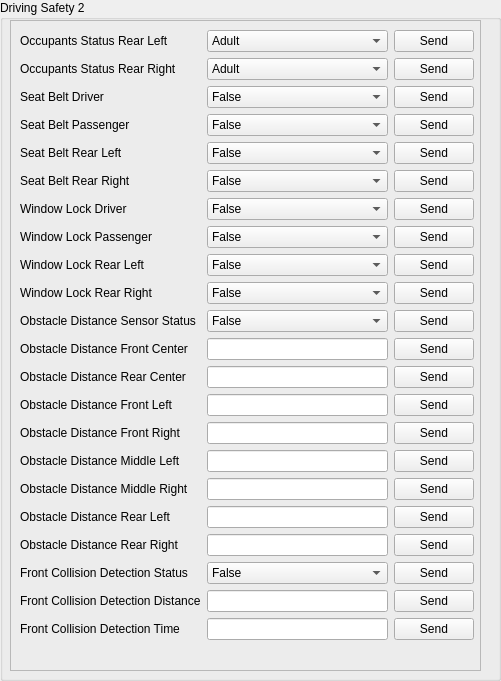
     <widget class="QGroupBox" name="groupBox_10">
      <property name="geometry">
       <rect>
        <x>510</x>
        <y>0</y>
        <width>501</width>
        <height>681</height>
       </rect>
      </property>
      <property name="title">
       <string>Driving Safety 2</string>
      </property>
      <widget class="QFrame" name="frame_11">
       <property name="geometry">
        <rect>
         <x>10</x>
         <y>20</y>
         <width>471</width>
         <height>651</height>
        </rect>
       </property>
       <property name="frameShape">
        <enum>QFrame::StyledPanel</enum>
       </property>
       <property name="frameShadow">
        <enum>QFrame::Raised</enum>
       </property>
       <widget class="QWidget" name="gridLayoutWidget_12">
        <property name="geometry">
         <rect>
          <x>10</x>
          <y>10</y>
          <width>454</width>
          <height>631</height>
         </rect>
        </property>
        <layout class="QGridLayout" name="gridLayout_13">
         <item row="3" column="0">
          <widget class="QLabel" name="label_D25">
           <property name="text">
            <string>Seat Belt Passenger</string>
           </property>
           <property name="alignment">
            <set>Qt::AlignLeading|Qt::AlignLeft|Qt::AlignVCenter</set>
           </property>
          </widget>
         </item>
         <item row="4" column="0">
          <widget class="QLabel" name="label_D26">
           <property name="text">
            <string>Seat Belt Rear Left</string>
           </property>
           <property name="alignment">
            <set>Qt::AlignLeading|Qt::AlignLeft|Qt::AlignVCenter</set>
           </property>
          </widget>
         </item>
         <item row="5" column="0">
          <widget class="QLabel" name="label_D27">
           <property name="text">
            <string>Seat Belt Rear Right</string>
           </property>
           <property name="alignment">
            <set>Qt::AlignLeading|Qt::AlignLeft|Qt::AlignVCenter</set>
           </property>
          </widget>
         </item>
         <item row="2" column="2">
          <widget class="QPushButton" name="pushButton_D24">
           <property name="text">
            <string>Send</string>
           </property>
          </widget>
         </item>
         <item row="3" column="2">
          <widget class="QPushButton" name="pushButton_D25">
           <property name="text">
            <string>Send</string>
           </property>
          </widget>
         </item>
         <item row="4" column="2">
          <widget class="QPushButton" name="pushButton_D26">
           <property name="text">
            <string>Send</string>
           </property>
          </widget>
         </item>
         <item row="5" column="2">
          <widget class="QPushButton" name="pushButton_D27">
           <property name="text">
            <string>Send</string>
           </property>
          </widget>
         </item>
         <item row="6" column="2">
          <widget class="QPushButton" name="pushButton_D28">
           <property name="text">
            <string>Send</string>
           </property>
          </widget>
         </item>
         <item row="7" column="2">
          <widget class="QPushButton" name="pushButton_D29">
           <property name="text">
            <string>Send</string>
           </property>
          </widget>
         </item>
         <item row="8" column="2">
          <widget class="QPushButton" name="pushButton_D30">
           <property name="text">
            <string>Send</string>
           </property>
          </widget>
         </item>
         <item row="2" column="0">
          <widget class="QLabel" name="label_D24">
           <property name="text">
            <string>Seat Belt Driver</string>
           </property>
           <property name="alignment">
            <set>Qt::AlignLeading|Qt::AlignLeft|Qt::AlignVCenter</set>
           </property>
          </widget>
         </item>
         <item row="6" column="0">
          <widget class="QLabel" name="label_D28">
           <property name="text">
            <string>Window Lock Driver</string>
           </property>
           <property name="alignment">
            <set>Qt::AlignLeading|Qt::AlignLeft|Qt::AlignVCenter</set>
           </property>
          </widget>
         </item>
         <item row="7" column="0">
          <widget class="QLabel" name="label_D29">
           <property name="text">
            <string>Window Lock Passenger</string>
           </property>
           <property name="alignment">
            <set>Qt::AlignLeading|Qt::AlignLeft|Qt::AlignVCenter</set>
           </property>
          </widget>
         </item>
         <item row="8" column="0">
          <widget class="QLabel" name="label_D30">
           <property name="text">
            <string>Window Lock Rear Left</string>
           </property>
           <property name="alignment">
            <set>Qt::AlignLeading|Qt::AlignLeft|Qt::AlignVCenter</set>
           </property>
          </widget>
         </item>
         <item row="9" column="0">
          <widget class="QLabel" name="label_D31">
           <property name="text">
            <string>Window Lock Rear Right</string>
           </property>
           <property name="alignment">
            <set>Qt::AlignLeading|Qt::AlignLeft|Qt::AlignVCenter</set>
           </property>
          </widget>
         </item>
         <item row="9" column="2">
          <widget class="QPushButton" name="pushButton_D31">
           <property name="text">
            <string>Send</string>
           </property>
          </widget>
         </item>
         <item row="10" column="0">
          <widget class="QLabel" name="label_D32">
           <property name="text">
            <string>Obstacle Distance Sensor Status</string>
           </property>
           <property name="alignment">
            <set>Qt::AlignLeading|Qt::AlignLeft|Qt::AlignVCenter</set>
           </property>
          </widget>
         </item>
         <item row="11" column="0">
          <widget class="QLabel" name="label_D33">
           <property name="text">
            <string>Obstacle Distance Front Center</string>
           </property>
           <property name="alignment">
            <set>Qt::AlignLeading|Qt::AlignLeft|Qt::AlignVCenter</set>
           </property>
          </widget>
         </item>
         <item row="12" column="0">
          <widget class="QLabel" name="label_D34">
           <property name="text">
            <string>Obstacle Distance Rear Center</string>
           </property>
           <property name="alignment">
            <set>Qt::AlignLeading|Qt::AlignLeft|Qt::AlignVCenter</set>
           </property>
          </widget>
         </item>
         <item row="13" column="0">
          <widget class="QLabel" name="label_D35">
           <property name="text">
            <string>Obstacle Distance Front Left</string>
           </property>
           <property name="alignment">
            <set>Qt::AlignLeading|Qt::AlignLeft|Qt::AlignVCenter</set>
           </property>
          </widget>
         </item>
         <item row="14" column="0">
          <widget class="QLabel" name="label_D36">
           <property name="text">
            <string>Obstacle Distance Front Right</string>
           </property>
           <property name="alignment">
            <set>Qt::AlignLeading|Qt::AlignLeft|Qt::AlignVCenter</set>
           </property>
          </widget>
         </item>
         <item row="15" column="0">
          <widget class="QLabel" name="label_D37">
           <property name="text">
            <string>Obstacle Distance Middle Left</string>
           </property>
           <property name="alignment">
            <set>Qt::AlignLeading|Qt::AlignLeft|Qt::AlignVCenter</set>
           </property>
          </widget>
         </item>
         <item row="16" column="0">
          <widget class="QLabel" name="label_D38">
           <property name="text">
            <string>Obstacle Distance Middle Right</string>
           </property>
           <property name="alignment">
            <set>Qt::AlignLeading|Qt::AlignLeft|Qt::AlignVCenter</set>
           </property>
          </widget>
         </item>
         <item row="10" column="2">
          <widget class="QPushButton" name="pushButton_D32">
           <property name="text">
            <string>Send</string>
           </property>
          </widget>
         </item>
         <item row="11" column="2">
          <widget class="QPushButton" name="pushButton_D33">
           <property name="text">
            <string>Send</string>
           </property>
          </widget>
         </item>
         <item row="12" column="2">
          <widget class="QPushButton" name="pushButton_D34">
           <property name="text">
            <string>Send</string>
           </property>
          </widget>
         </item>
         <item row="13" column="2">
          <widget class="QPushButton" name="pushButton_D35">
           <property name="text">
            <string>Send</string>
           </property>
          </widget>
         </item>
         <item row="14" column="2">
          <widget class="QPushButton" name="pushButton_D36">
           <property name="text">
            <string>Send</string>
           </property>
          </widget>
         </item>
         <item row="15" column="2">
          <widget class="QPushButton" name="pushButton_D37">
           <property name="text">
            <string>Send</string>
           </property>
          </widget>
         </item>
         <item row="16" column="2">
          <widget class="QPushButton" name="pushButton_D38">
           <property name="text">
            <string>Send</string>
           </property>
          </widget>
         </item>
         <item row="17" column="2">
          <widget class="QPushButton" name="pushButton_D39">
           <property name="text">
            <string>Send</string>
           </property>
          </widget>
         </item>
         <item row="10" column="1">
          <widget class="QComboBox" name="comboBox_D32">
           <item>
            <property name="text">
             <string>False</string>
            </property>
           </item>
           <item>
            <property name="text">
             <string>True</string>
            </property>
           </item>
          </widget>
         </item>
         <item row="2" column="1">
          <widget class="QComboBox" name="comboBox_D24">
           <item>
            <property name="text">
             <string>False</string>
            </property>
           </item>
           <item>
            <property name="text">
             <string>True</string>
            </property>
           </item>
          </widget>
         </item>
         <item row="3" column="1">
          <widget class="QComboBox" name="comboBox_D25">
           <item>
            <property name="text">
             <string>False</string>
            </property>
           </item>
           <item>
            <property name="text">
             <string>True</string>
            </property>
           </item>
          </widget>
         </item>
         <item row="4" column="1">
          <widget class="QComboBox" name="comboBox_D26">
           <item>
            <property name="text">
             <string>False</string>
            </property>
           </item>
           <item>
            <property name="text">
             <string>True</string>
            </property>
           </item>
          </widget>
         </item>
         <item row="5" column="1">
          <widget class="QComboBox" name="comboBox_D27">
           <item>
            <property name="text">
             <string>False</string>
            </property>
           </item>
           <item>
            <property name="text">
             <string>True</string>
            </property>
           </item>
          </widget>
         </item>
         <item row="6" column="1">
          <widget class="QComboBox" name="comboBox_D28">
           <item>
            <property name="text">
             <string>False</string>
            </property>
           </item>
           <item>
            <property name="text">
             <string>True</string>
            </property>
           </item>
          </widget>
         </item>
         <item row="7" column="1">
          <widget class="QComboBox" name="comboBox_D29">
           <item>
            <property name="text">
             <string>False</string>
            </property>
           </item>
           <item>
            <property name="text">
             <string>True</string>
            </property>
           </item>
          </widget>
         </item>
         <item row="8" column="1">
          <widget class="QComboBox" name="comboBox_D30">
           <item>
            <property name="text">
             <string>False</string>
            </property>
           </item>
           <item>
            <property name="text">
             <string>True</string>
            </property>
           </item>
          </widget>
         </item>
         <item row="9" column="1">
          <widget class="QComboBox" name="comboBox_D31">
           <item>
            <property name="text">
             <string>False</string>
            </property>
           </item>
           <item>
            <property name="text">
             <string>True</string>
            </property>
           </item>
          </widget>
         </item>
         <item row="12" column="1">
          <widget class="QLineEdit" name="lineEdit_D34"/>
         </item>
         <item row="13" column="1">
          <widget class="QLineEdit" name="lineEdit_D35"/>
         </item>
         <item row="14" column="1">
          <widget class="QLineEdit" name="lineEdit_D36"/>
         </item>
         <item row="16" column="1">
          <widget class="QLineEdit" name="lineEdit_D38"/>
         </item>
         <item row="17" column="0">
          <widget class="QLabel" name="label_D39">
           <property name="text">
            <string>Obstacle Distance Rear Left</string>
           </property>
           <property name="alignment">
            <set>Qt::AlignLeading|Qt::AlignLeft|Qt::AlignVCenter</set>
           </property>
          </widget>
         </item>
         <item row="18" column="0">
          <widget class="QLabel" name="label_D40">
           <property name="text">
            <string>Obstacle Distance Rear Right</string>
           </property>
           <property name="alignment">
            <set>Qt::AlignLeading|Qt::AlignLeft|Qt::AlignVCenter</set>
           </property>
          </widget>
         </item>
         <item row="19" column="0">
          <widget class="QLabel" name="label_D41">
           <property name="text">
            <string>Front Collision Detection Status</string>
           </property>
           <property name="alignment">
            <set>Qt::AlignLeading|Qt::AlignLeft|Qt::AlignVCenter</set>
           </property>
          </widget>
         </item>
         <item row="18" column="1">
          <widget class="QLineEdit" name="lineEdit_D40"/>
         </item>
         <item row="18" column="2">
          <widget class="QPushButton" name="pushButton_D40">
           <property name="text">
            <string>Send</string>
           </property>
          </widget>
         </item>
         <item row="19" column="2">
          <widget class="QPushButton" name="pushButton_D41">
           <property name="text">
            <string>Send</string>
           </property>
          </widget>
         </item>
         <item row="11" column="1">
          <widget class="QLineEdit" name="lineEdit_D33"/>
         </item>
         <item row="15" column="1">
          <widget class="QLineEdit" name="lineEdit_D37"/>
         </item>
         <item row="17" column="1">
          <widget class="QLineEdit" name="lineEdit_D39"/>
         </item>
         <item row="20" column="0">
          <widget class="QLabel" name="label_D42">
           <property name="text">
            <string>Front Collision Detection Distance</string>
           </property>
           <property name="alignment">
            <set>Qt::AlignLeading|Qt::AlignLeft|Qt::AlignVCenter</set>
           </property>
          </widget>
         </item>
         <item row="21" column="0">
          <widget class="QLabel" name="label_D43">
           <property name="text">
            <string>Front Collision Detection Time</string>
           </property>
           <property name="alignment">
            <set>Qt::AlignLeading|Qt::AlignLeft|Qt::AlignVCenter</set>
           </property>
          </widget>
         </item>
         <item row="20" column="1">
          <widget class="QLineEdit" name="lineEdit_D42"/>
         </item>
         <item row="21" column="1">
          <widget class="QLineEdit" name="lineEdit_D43"/>
         </item>
         <item row="20" column="2">
          <widget class="QPushButton" name="pushButton_D42">
           <property name="text">
            <string>Send</string>
           </property>
          </widget>
         </item>
         <item row="21" column="2">
          <widget class="QPushButton" name="pushButton_D43">
           <property name="text">
            <string>Send</string>
           </property>
          </widget>
         </item>
         <item row="19" column="1">
          <widget class="QComboBox" name="comboBox_D41">
           <item>
            <property name="text">
             <string>False</string>
            </property>
           </item>
           <item>
            <property name="text">
             <string>True</string>
            </property>
           </item>
          </widget>
         </item>
         <item row="1" column="2">
          <widget class="QPushButton" name="pushButton_D23">
           <property name="text">
            <string>Send</string>
           </property>
          </widget>
         </item>
         <item row="1" column="1">
          <widget class="QComboBox" name="comboBox_D23">
           <item>
            <property name="text">
             <string>Adult</string>
            </property>
           </item>
           <item>
            <property name="text">
             <string>Child</string>
            </property>
           </item>
           <item>
            <property name="text">
             <string>Vacant</string>
            </property>
           </item>
          </widget>
         </item>
         <item row="1" column="0">
          <widget class="QLabel" name="label_D23">
           <property name="text">
            <string>Occupants Status Rear Right</string>
           </property>
           <property name="alignment">
            <set>Qt::AlignLeading|Qt::AlignLeft|Qt::AlignVCenter</set>
           </property>
          </widget>
         </item>
         <item row="0" column="0">
          <widget class="QLabel" name="label_D22">
           <property name="text">
            <string>Occupants Status Rear Left</string>
           </property>
           <property name="alignment">
            <set>Qt::AlignLeading|Qt::AlignLeft|Qt::AlignVCenter</set>
           </property>
          </widget>
         </item>
         <item row="0" column="1">
          <widget class="QComboBox" name="comboBox_D22">
           <item>
            <property name="text">
             <string>Adult</string>
            </property>
           </item>
           <item>
            <property name="text">
             <string>Child</string>
            </property>
           </item>
           <item>
            <property name="text">
             <string>Vacant</string>
            </property>
           </item>
          </widget>
         </item>
         <item row="0" column="2">
          <widget class="QPushButton" name="pushButton_D22">
           <property name="text">
            <string>Send</string>
           </property>
          </widget>
         </item>
        </layout>
       </widget>
      </widget>
     </widget>
